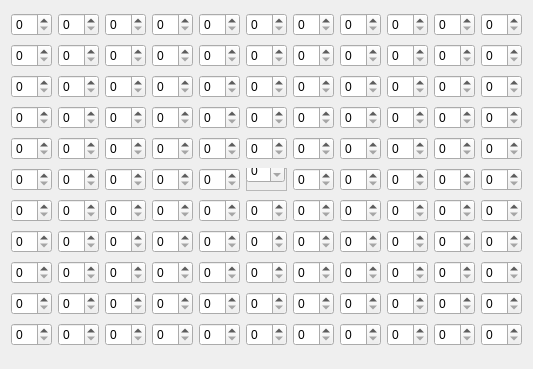
<?xml version="1.0" encoding="UTF-8"?>
<ui version="4.0">
 <class>CustomFilterDialogClass</class>
 <widget class="QDialog" name="CustomFilterDialogClass">
  <property name="geometry">
   <rect>
    <x>0</x>
    <y>0</y>
    <width>514</width>
    <height>369</height>
   </rect>
  </property>
  <property name="windowTitle">
   <string>CustomFilterDialog</string>
  </property>
  <layout class="QGridLayout" name="gridLayout">
   <item row="1" column="0">
    <widget class="QSpinBox" name="spinBox_3"/>
   </item>
   <item row="15" column="1">
    <widget class="QSpinBox" name="spinBox"/>
   </item>
   <item row="15" column="2">
    <widget class="QSpinBox" name="spinBox_2"/>
   </item>
   <item row="15" column="0">
    <widget class="QSpinBox" name="spinBox_5"/>
   </item>
   <item row="1" column="1">
    <widget class="QSpinBox" name="spinBox_6"/>
   </item>
   <item row="1" column="2">
    <widget class="QSpinBox" name="spinBox_9"/>
   </item>
   <item row="15" column="3">
    <widget class="QSpinBox" name="spinBox_11"/>
   </item>
   <item row="15" column="4">
    <widget class="QSpinBox" name="spinBox_12"/>
   </item>
   <item row="15" column="5">
    <widget class="QSpinBox" name="spinBox_13"/>
   </item>
   <item row="15" column="6">
    <widget class="QSpinBox" name="spinBox_14"/>
   </item>
   <item row="15" column="7">
    <widget class="QSpinBox" name="spinBox_15"/>
   </item>
   <item row="15" column="8">
    <widget class="QSpinBox" name="spinBox_16"/>
   </item>
   <item row="13" column="0">
    <widget class="QSpinBox" name="spinBox_24"/>
   </item>
   <item row="12" column="0">
    <widget class="QSpinBox" name="spinBox_20"/>
   </item>
   <item row="11" column="0">
    <widget class="QSpinBox" name="spinBox_21"/>
   </item>
   <item row="10" column="0">
    <widget class="QSpinBox" name="spinBox_10"/>
   </item>
   <item row="9" column="0">
    <widget class="QSpinBox" name="spinBox_18"/>
   </item>
   <item row="5" column="0">
    <widget class="QSpinBox" name="spinBox_19"/>
   </item>
   <item row="4" column="0">
    <widget class="QSpinBox" name="spinBox_23"/>
   </item>
   <item row="3" column="0">
    <widget class="QSpinBox" name="spinBox_22"/>
   </item>
   <item row="2" column="0">
    <widget class="QSpinBox" name="spinBox_17"/>
   </item>
   <item row="2" column="1">
    <widget class="QSpinBox" name="spinBox_25"/>
   </item>
   <item row="2" column="2">
    <widget class="QSpinBox" name="spinBox_26"/>
   </item>
   <item row="3" column="1">
    <widget class="QSpinBox" name="spinBox_30"/>
   </item>
   <item row="3" column="2">
    <widget class="QSpinBox" name="spinBox_31"/>
   </item>
   <item row="3" column="3">
    <widget class="QSpinBox" name="spinBox_32"/>
   </item>
   <item row="1" column="3">
    <widget class="QSpinBox" name="spinBox_35"/>
   </item>
   <item row="1" column="4">
    <widget class="QSpinBox" name="spinBox_36"/>
   </item>
   <item row="15" column="9">
    <widget class="QSpinBox" name="spinBox_33"/>
   </item>
   <item row="15" column="10">
    <widget class="QSpinBox" name="spinBox_34"/>
   </item>
   <item row="4" column="1">
    <widget class="QSpinBox" name="spinBox_4"/>
   </item>
   <item row="5" column="1">
    <widget class="QSpinBox" name="spinBox_7"/>
   </item>
   <item row="4" column="2">
    <widget class="QSpinBox" name="spinBox_8"/>
   </item>
   <item row="2" column="3">
    <widget class="QSpinBox" name="spinBox_27"/>
   </item>
   <item row="9" column="1">
    <widget class="QSpinBox" name="spinBox_28"/>
   </item>
   <item row="10" column="1">
    <widget class="QSpinBox" name="spinBox_29"/>
   </item>
   <item row="13" column="1">
    <widget class="QSpinBox" name="spinBox_37"/>
   </item>
   <item row="13" column="2">
    <widget class="QSpinBox" name="spinBox_38"/>
   </item>
   <item row="13" column="3">
    <widget class="QSpinBox" name="spinBox_39"/>
   </item>
   <item row="13" column="4">
    <widget class="QSpinBox" name="spinBox_40"/>
   </item>
   <item row="13" column="5">
    <widget class="QSpinBox" name="spinBox_41"/>
   </item>
   <item row="13" column="6">
    <widget class="QSpinBox" name="spinBox_42"/>
   </item>
   <item row="13" column="7">
    <widget class="QSpinBox" name="spinBox_43"/>
   </item>
   <item row="13" column="8">
    <widget class="QSpinBox" name="spinBox_44"/>
   </item>
   <item row="13" column="9">
    <widget class="QSpinBox" name="spinBox_45"/>
   </item>
   <item row="13" column="10">
    <widget class="QSpinBox" name="spinBox_46"/>
   </item>
   <item row="12" column="1">
    <widget class="QSpinBox" name="spinBox_47"/>
   </item>
   <item row="12" column="2">
    <widget class="QSpinBox" name="spinBox_48"/>
   </item>
   <item row="12" column="3">
    <widget class="QSpinBox" name="spinBox_49"/>
   </item>
   <item row="12" column="4">
    <widget class="QSpinBox" name="spinBox_50"/>
   </item>
   <item row="12" column="5">
    <widget class="QSpinBox" name="spinBox_51"/>
   </item>
   <item row="12" column="6">
    <widget class="QSpinBox" name="spinBox_52"/>
   </item>
   <item row="12" column="7">
    <widget class="QSpinBox" name="spinBox_53"/>
   </item>
   <item row="12" column="8">
    <widget class="QSpinBox" name="spinBox_54"/>
   </item>
   <item row="12" column="9">
    <widget class="QSpinBox" name="spinBox_55"/>
   </item>
   <item row="12" column="10">
    <widget class="QSpinBox" name="spinBox_56"/>
   </item>
   <item row="11" column="1">
    <widget class="QSpinBox" name="spinBox_57"/>
   </item>
   <item row="11" column="2">
    <widget class="QSpinBox" name="spinBox_58"/>
   </item>
   <item row="11" column="3">
    <widget class="QSpinBox" name="spinBox_59"/>
   </item>
   <item row="11" column="4">
    <widget class="QSpinBox" name="spinBox_60"/>
   </item>
   <item row="11" column="5">
    <widget class="QSpinBox" name="spinBox_61"/>
   </item>
   <item row="11" column="6">
    <widget class="QSpinBox" name="spinBox_62"/>
   </item>
   <item row="11" column="7">
    <widget class="QSpinBox" name="spinBox_63"/>
   </item>
   <item row="11" column="8">
    <widget class="QSpinBox" name="spinBox_64"/>
   </item>
   <item row="11" column="9">
    <widget class="QSpinBox" name="spinBox_65"/>
   </item>
   <item row="11" column="10">
    <widget class="QSpinBox" name="spinBox_66"/>
   </item>
   <item row="10" column="2">
    <widget class="QSpinBox" name="spinBox_67"/>
   </item>
   <item row="10" column="3">
    <widget class="QSpinBox" name="spinBox_68"/>
   </item>
   <item row="10" column="4">
    <widget class="QSpinBox" name="spinBox_69"/>
   </item>
   <item row="10" column="5">
    <widget class="QSpinBox" name="spinBox_70"/>
   </item>
   <item row="10" column="6">
    <widget class="QSpinBox" name="spinBox_71"/>
   </item>
   <item row="10" column="7">
    <widget class="QSpinBox" name="spinBox_72"/>
   </item>
   <item row="10" column="8">
    <widget class="QSpinBox" name="spinBox_73"/>
   </item>
   <item row="10" column="9">
    <widget class="QSpinBox" name="spinBox_74"/>
   </item>
   <item row="10" column="10">
    <widget class="QSpinBox" name="spinBox_75"/>
   </item>
   <item row="9" column="2">
    <widget class="QSpinBox" name="spinBox_76"/>
   </item>
   <item row="9" column="3">
    <widget class="QSpinBox" name="spinBox_77"/>
   </item>
   <item row="9" column="4">
    <widget class="QSpinBox" name="spinBox_78"/>
   </item>
   <item row="9" column="8">
    <widget class="QSpinBox" name="spinBox_82"/>
   </item>
   <item row="9" column="9">
    <widget class="QSpinBox" name="spinBox_83"/>
   </item>
   <item row="9" column="10">
    <widget class="QSpinBox" name="spinBox_84"/>
   </item>
   <item row="5" column="2">
    <widget class="QSpinBox" name="spinBox_85"/>
   </item>
   <item row="5" column="3">
    <widget class="QSpinBox" name="spinBox_86"/>
   </item>
   <item row="5" column="4">
    <widget class="QSpinBox" name="spinBox_87"/>
   </item>
   <item row="5" column="5">
    <widget class="QSpinBox" name="spinBox_88"/>
   </item>
   <item row="5" column="6">
    <widget class="QSpinBox" name="spinBox_89"/>
   </item>
   <item row="5" column="7">
    <widget class="QSpinBox" name="spinBox_90"/>
   </item>
   <item row="5" column="8">
    <widget class="QSpinBox" name="spinBox_91"/>
   </item>
   <item row="5" column="9">
    <widget class="QSpinBox" name="spinBox_92"/>
   </item>
   <item row="5" column="10">
    <widget class="QSpinBox" name="spinBox_93"/>
   </item>
   <item row="4" column="3">
    <widget class="QSpinBox" name="spinBox_94"/>
   </item>
   <item row="4" column="4">
    <widget class="QSpinBox" name="spinBox_95"/>
   </item>
   <item row="4" column="5">
    <widget class="QSpinBox" name="spinBox_96"/>
   </item>
   <item row="4" column="6">
    <widget class="QSpinBox" name="spinBox_97"/>
   </item>
   <item row="4" column="7">
    <widget class="QSpinBox" name="spinBox_98"/>
   </item>
   <item row="4" column="8">
    <widget class="QSpinBox" name="spinBox_99"/>
   </item>
   <item row="4" column="9">
    <widget class="QSpinBox" name="spinBox_100"/>
   </item>
   <item row="4" column="10">
    <widget class="QSpinBox" name="spinBox_101"/>
   </item>
   <item row="3" column="4">
    <widget class="QSpinBox" name="spinBox_102"/>
   </item>
   <item row="3" column="5">
    <widget class="QSpinBox" name="spinBox_103"/>
   </item>
   <item row="3" column="6">
    <widget class="QSpinBox" name="spinBox_104"/>
   </item>
   <item row="3" column="7">
    <widget class="QSpinBox" name="spinBox_105"/>
   </item>
   <item row="3" column="8">
    <widget class="QSpinBox" name="spinBox_106"/>
   </item>
   <item row="3" column="9">
    <widget class="QSpinBox" name="spinBox_107"/>
   </item>
   <item row="3" column="10">
    <widget class="QSpinBox" name="spinBox_108"/>
   </item>
   <item row="2" column="4">
    <widget class="QSpinBox" name="spinBox_109"/>
   </item>
   <item row="2" column="5">
    <widget class="QSpinBox" name="spinBox_110"/>
   </item>
   <item row="2" column="6">
    <widget class="QSpinBox" name="spinBox_111"/>
   </item>
   <item row="2" column="7">
    <widget class="QSpinBox" name="spinBox_112"/>
   </item>
   <item row="2" column="8">
    <widget class="QSpinBox" name="spinBox_113"/>
   </item>
   <item row="2" column="9">
    <widget class="QSpinBox" name="spinBox_114"/>
   </item>
   <item row="2" column="10">
    <widget class="QSpinBox" name="spinBox_115"/>
   </item>
   <item row="1" column="5">
    <widget class="QSpinBox" name="spinBox_116"/>
   </item>
   <item row="1" column="6">
    <widget class="QSpinBox" name="spinBox_117"/>
   </item>
   <item row="1" column="7">
    <widget class="QSpinBox" name="spinBox_118"/>
   </item>
   <item row="1" column="8">
    <widget class="QSpinBox" name="spinBox_119"/>
   </item>
   <item row="1" column="9">
    <widget class="QSpinBox" name="spinBox_120"/>
   </item>
   <item row="1" column="10">
    <widget class="QSpinBox" name="spinBox_121"/>
   </item>
   <item row="9" column="7">
    <widget class="QSpinBox" name="spinBox_80"/>
   </item>
   <item row="9" column="6">
    <widget class="QSpinBox" name="spinBox_79"/>
   </item>
   <item row="9" column="5">
    <widget class="QFrame" name="frame">
     <property name="frameShape">
      <enum>QFrame::StyledPanel</enum>
     </property>
     <property name="frameShadow">
      <enum>QFrame::Raised</enum>
     </property>
     <widget class="QSpinBox" name="spinBox_81">
      <property name="geometry">
       <rect>
        <x>0</x>
        <y>-10</y>
        <width>39</width>
        <height>25</height>
       </rect>
      </property>
     </widget>
    </widget>
   </item>
  </layout>
 </widget>
 <layoutdefault spacing="6" margin="11"/>
 <resources/>
 <connections/>
</ui>
